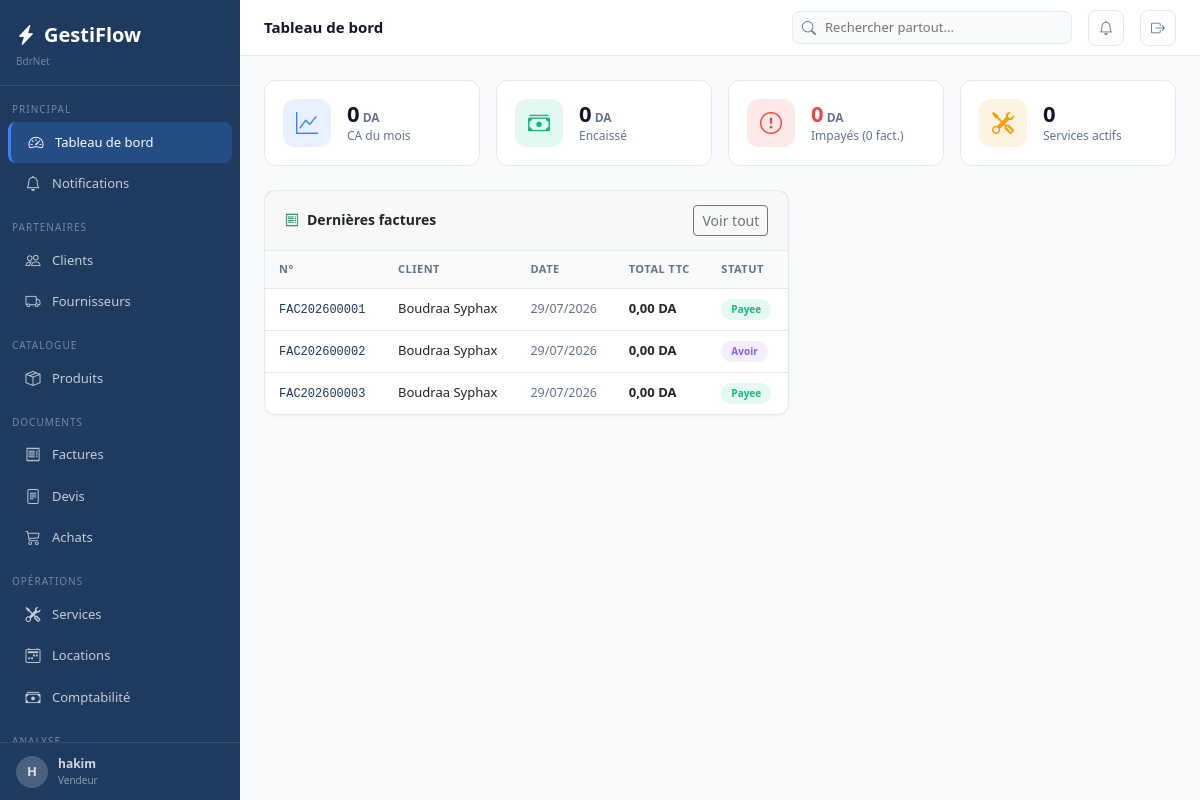
Screenshot of / (signed in) with the database file from the repository.
### apps/core/models.py (models this page shows, shortened)
class Parametre(models.Model):
    cle         = models.CharField(max_length=100, unique=True)
    valeur      = models.TextField(blank=True)
    description = models.CharField(max_length=200, blank=True)
    class Meta:
        verbose_name        = "Parametre"
        verbose_name_plural = "Parametres"
    @classmethod
    def get(cls, cle, defaut=''):
        try:
            return cls.objects.get(cle=cle).valeur
        except cls.DoesNotExist:
            return defaut

### apps/authentication/models.py (models this page shows, shortened)
class Utilisateur(AbstractUser):
    class Role(models.TextChoices):
        ADMIN       = 'admin',       'Administrateur'
        MANAGER     = 'manager',     'Manager'
        VENDEUR     = 'vendeur',     'Vendeur'
        TECHNICIEN  = 'technicien',  'Technicien'
        COMPTABLE   = 'comptable',   'Comptable'
        CAISSIER    = 'caissier',    'Caissier'
    role            = models.CharField(max_length=20, choices=Role.choices, default=Role.VENDEUR)
    telephone       = models.CharField(max_length=20, blank=True)
    actif           = models.BooleanField(default=True)
    derniere_activite = models.DateTimeField(null=True, blank=True)
    photo           = models.ImageField(upload_to='utilisateurs/', null=True, blank=True)
    class Meta:
        verbose_name        = "Utilisateur"
        verbose_name_plural = "Utilisateurs"
    @property
    def est_admin(self):
        return self.role == self.Role.ADMIN or self.is_superuser

### apps/ventes/models.py (models this page shows, shortened)
class Facture(TimestampedModel):
    class Statut(models.TextChoices):
        BROUILLON  = 'brouillon',  'Brouillon'
        EN_ATTENTE = 'en_attente', 'En attente'
        PARTIELLE  = 'partielle',  'Partiellement payee'
        PAYEE      = 'payee',      'Payee'
        ANNULEE    = 'annulee',    'Annulee'
        AVOIR      = 'avoir',      'Avoir'
    numero         = models.CharField(max_length=20, unique=True, blank=True)
    client         = models.ForeignKey('clients.Client', on_delete=models.PROTECT, related_name='factures')
    vendeur        = models.ForeignKey(settings.AUTH_USER_MODEL, on_delete=models.SET_NULL, null=True, blank=True, related_name='factures_vendues')
    date_facture   = models.DateField(default=timezone.now)
    date_echeance  = models.DateField(null=True, blank=True)
    statut         = models.CharField(max_length=20, choices=Statut.choices, default=Statut.BROUILLON)
    remise_globale = models.DecimalField(max_digits=5, decimal_places=2, default=0)
    sous_total_ht  = models.DecimalField(max_digits=14, decimal_places=2, default=0)
    montant_remise = models.DecimalField(max_digits=14, decimal_places=2, default=0)
    total_ht       = models.DecimalField(max_digits=14, decimal_places=2, default=0)
    total_tva      = models.DecimalField(max_digits=14, decimal_places=2, default=0)
    total_ttc      = models.DecimalField(max_digits=14, decimal_places=2, default=0)
    montant_paye   = models.DecimalField(max_digits=14, decimal_places=2, default=0)
    notes          = models.TextField(blank=True)
    conditions     = models.TextField(blank=True)
    class Meta:
        verbose_name = "Facture"
        ordering     = ['-date_facture','-cree_le']

### apps/clients/models.py (models this page shows, shortened)
class Client(TimestampedModel, SoftDeleteModel, Adresse):
    class TypeClient(models.TextChoices):
        PARTICULIER    = 'particulier',    'Particulier'
        ENTREPRISE     = 'entreprise',     'Entreprise'
        ADMINISTRATION = 'administration', 'Administration'
    code             = models.CharField(max_length=20, unique=True, blank=True)
    nom              = models.CharField(max_length=200)
    type_client      = models.CharField(max_length=20, choices=TypeClient.choices, default=TypeClient.PARTICULIER)
    telephone        = models.CharField(max_length=20, blank=True)
    telephone2       = models.CharField(max_length=20, blank=True)
    email            = models.EmailField(blank=True)
    registre_commerce = models.CharField(max_length=50, blank=True)
    nif              = models.CharField(max_length=20, blank=True)
    nis              = models.CharField(max_length=20, blank=True)
    limite_credit    = models.DecimalField(max_digits=14, decimal_places=2, default=0)
    remise_defaut    = models.DecimalField(max_digits=5,  decimal_places=2, default=0)
    notes            = models.TextField(blank=True)
    actif            = models.BooleanField(default=True)
    class Meta:
        verbose_name        = "Client"
        verbose_name_plural = "Clients"
        ordering            = ['nom']

### apps/dashboard/views.py (the view)
# urls.py: path('', views.index, name='index'),
@login_required
def index(request):
    today = timezone.now().date()
    ctx   = {}
    try:
        from apps.ventes.models import Facture
        ctx['ca_mois']        = Facture.objects.filter(date_facture__month=today.month, date_facture__year=today.year, statut__in=['en_attente','partielle','payee']).aggregate(t=Sum('total_ttc'))['t'] or 0
        ctx['montant_encaisse']= Facture.objects.filter(date_facture__month=today.month, date_facture__year=today.year).aggregate(t=Sum('montant_paye'))['t'] or 0
        ctx['factures_impayees']= Facture.objects.filter(statut__in=['en_attente','partielle']).aggregate(t=Sum('total_ttc'))['t'] or 0
        ctx['nb_impayees']     = Facture.objects.filter(statut__in=['en_attente','partielle']).count()
        ctx['dernieres_factures'] = Facture.objects.select_related('client').order_by('-date_facture')[:8]
    except Exception as e:
        print(f"Error in dashboard view: {e}")
    try:
        from apps.clients.models import Client
        ctx['nouveaux_clients'] = Client.objects.filter(cree_le__month=today.month, cree_le__year=today.year, supprime=False).count()
    except Exception: pass
    try:
        from apps.produits.models import Produit
        ctx['valeur_stock']    = Produit.objects.filter(actif=True, supprime=False).aggregate(v=Sum(F('quantite_stock')*F('prix_achat')))['v'] or 0
        ctx['produits_alerte'] = Produit.objects.filter(quantite_stock__lte=F('seuil_alerte'), actif=True, supprime=False).order_by('quantite_stock')[:5]
    except Exception: pass
    try:
        from apps.services.models import OrdreDeTravail
        ctx['services_actifs'] = OrdreDeTravail.objects.filter(statut__in=['en_attente','en_cours']).count()
        ctx['services_en_cours'] = OrdreDeTravail.objects.filter(statut='en_cours').select_related('client','technicien').order_by('-cree_le')[:5]
    except Exception: pass
    try:
        from apps.locations.models import Location
        ctx['locations_retard'] = Location.objects.filter(statut='en_cours', date_fin_prevue__lt=timezone.now()).count()
    except Exception: pass
    return render(request, 'dashboard/index.html', ctx)

### templates/dashboard/index.html (shortened to what this page needs)
{% extends 'base.html' %}
{% load humanize %}
{% block topbar_title %}Tableau de bord{% endblock %}
{% block content %}
<div class="row g-3 mb-4">
  <div class="col-6 col-xl-3"><div class="kpi-card"><div class="kpi-icon blue"><i class="bi bi-graph-up"></i></div><div><div class="kpi-value">{{ ca_mois|default:0|floatformat:0|intcomma }}<small style="font-size:12px;color:var(--text-secondary);"> DA</small></div><div class="kpi-label">CA du mois</div></div></div></div>
  <div class="col-6 col-xl-3"><div class="kpi-card"><div class="kpi-icon green"><i class="bi bi-cash-stack"></i></div><div><div class="kpi-value">{{ montant_encaisse|default:0|floatformat:0|intcomma }}<small style="font-size:12px;color:var(--text-secondary);"> DA</small></div><div class="kpi-label">Encaissé</div></div></div></div>
  <div class="col-6 col-xl-3"><div class="kpi-card"><div class="kpi-icon red"><i class="bi bi-exclamation-circle"></i></div><div><div class="kpi-value" style="color:#ef4444;">{{ factures_impayees|default:0|floatformat:0|intcomma }}<small style="font-size:12px;color:var(--text-secondary);"> DA</small></div><div class="kpi-label">Impayés ({{ nb_impayees|default:0 }} fact.)</div></div></div></div>
  <div class="col-6 col-xl-3"><div class="kpi-card"><div class="kpi-icon orange"><i class="bi bi-tools"></i></div><div><div class="kpi-value">{{ services_actifs|default:0 }}</div><div class="kpi-label">Services actifs</div></div></div></div>
</div>
<div class="row g-3">
  <div class="col-12 col-lg-7">
    <div class="card">
      <div class="card-header"><h6 class="card-title"><i class="bi bi-receipt me-2 text-success"></i>Dernières factures</h6><a href="{% url 'ventes:liste' %}" class="btn btn-sm btn-outline-secondary">Voir tout</a></div>
      <div style="overflow-x:auto;">
        <table class="table-modern">
        <thead>
        <tr><th>N°</th><th>Client</th><th>Date</th><th>Total TTC</th><th>Statut</th></tr></thead>
        <tbody>{% for f in dernieres_factures %}
          <tr><td><a href="{% url 'ventes:detail' f.pk %}" style="font-family:monospace;font-size:12px;color:var(--primary);text-decoration:none;">{{ f.numero }}</a></td>
          <td style="font-weight:500;">{{ f.client.nom }}</td>
          <td style="color:var(--text-secondary);font-size:12.5px;">{{ f.date_facture|date:"d/m/Y" }}</td>
          <td style="font-weight:600;">{{ f.total_ttc|floatformat:2|intcomma }} DA</td>
          <td><span class="badge-status badge-{{ f.statut }}" style="font-size:10px;">{{ f.get_statut_display }}</span></td></tr>
        {% empty %}<tr><td colspan="5" class="text-center py-4" style="color:var(--text-secondary);">Aucune facture</td></tr>{% endfor %}
        </tbody>
      </table></div>
    </div>
  </div>
  <div class="col-12 col-lg-5">
  </div>
</div>
{% endblock %}

### templates/base.html (shortened to what this page needs)
<!DOCTYPE html>
<html lang="fr">
<head>
<link rel="stylesheet" href="https://cdn.jsdelivr.net/npm/bootstrap@5.3.3/dist/css/bootstrap.min.css">
<link rel="stylesheet" href="https://cdn.jsdelivr.net/npm/bootstrap-icons@1.11.3/font/bootstrap-icons.min.css">
</head>
<body>
{% if user.is_authenticated %}
<nav class="sidebar">
  <div class="sidebar-nav">
    <div class="sidebar-logo">
      <a class="sidebar-logo-text" href="{% url 'dashboard:index' %}"><i class="bi bi-lightning-charge-fill me-2"></i>GestiFlow</a>
      <div style="font-size:10px;color:rgba(255,255,255,.4);margin-top:4px;">{{ ENTREPRISE.NOM_ENTREPRISE }}</div>
    </div>
    <div class="sidebar-section">Principal</div>
    <a href="{% url 'dashboard:index' %}" class="sidebar-item {% if request.resolver_match.app_name == 'dashboard' %}active{% endif %}"><i class="bi bi-speedometer2"></i><span>Tableau de bord</span></a>
    <a href="{% url 'core:notifications' %}" class="sidebar-item"><i class="bi bi-bell" ></i><span>Notifications</span></a>
    <div class="sidebar-section">Partenaires</div>
    <a href="{% url 'clients:liste' %}" class="sidebar-item {% if request.resolver_match.app_name == 'clients' %}active{% endif %}"><i class="bi bi-people"></i><span>Clients</span></a>
    <a href="{% url 'fournisseurs:liste' %}" class="sidebar-item {% if request.resolver_match.app_name == 'fournisseurs' %}active{% endif %}"><i class="bi bi-truck"></i><span>Fournisseurs</span></a>
    <div class="sidebar-section">Catalogue</div>
    <a href="{% url 'produits:liste' %}" class="sidebar-item "><i class="bi bi-box-seam"></i><span>Produits</span></a>
    <div class="sidebar-section">Documents</div>
    <a href="{% url 'ventes:liste' %}" class="sidebar-item {% if request.resolver_match.app_name == 'ventes' %}active{% endif %}"><i class="bi bi-receipt"></i><span>Factures</span></a>
    <a href="{% url 'devis:liste' %}" class="sidebar-item {% if request.resolver_match.app_name == 'devis' %}active{% endif %}"><i class="bi bi-file-text"></i><span>Devis</span></a>
    <a href="{% url 'achats:liste' %}" class="sidebar-item {% if request.resolver_match.app_name == 'achats' %}active{% endif %}"><i class="bi bi-cart3"></i><span>Achats</span></a>
    <div class="sidebar-section">Opérations</div>
    <a href="{% url 'services:liste' %}" class="sidebar-item {% if request.resolver_match.app_name == 'services' %}active{% endif %}"><i class="bi bi-tools"></i><span>Services</span></a>
    <a href="{% url 'locations:liste' %}" class="sidebar-item {% if request.resolver_match.app_name == 'locations' %}active{% endif %}"><i class="bi bi-calendar2-week"></i><span>Locations</span></a>
    <a href="{% url 'comptabilite:historique' %}" class="sidebar-item {% if request.resolver_match.app_name == 'comptabilite' %}active{% endif %}"><i class="bi bi-cash-stack"></i><span>Comptabilité</span></a>
    <div class="sidebar-section">Analyse</div>
  </div>
  <div class="sidebar-footer">
    <a href="{% url 'auth:profil' %}" style="display:flex;align-items:center;gap:10px;text-decoration:none;color:rgba(255,255,255,.8);">
      <div style="width:32px;height:32px;border-radius:50%;background:rgba(255,255,255,.2);display:flex;align-items:center;justify-content:center;font-size:13px;font-weight:700;">{{ user.first_name.0|default:user.username.0|upper }}</div>
      <div><div style="font-size:12px;font-weight:600;">{{ user.get_full_name|default:user.username }}</div><div style="font-size:10px;color:rgba(255,255,255,.5);">{{ user.get_role_display }}</div></div>
    </a>
  </div>
</nav>
<div class="main-content">
<div class="topbar">
  <div class="topbar-title">{% block topbar_title %}{% endblock %}</div>
    <div class="topbar-search" style="position:relative;">
      <i class="bi bi-search"></i>
      <input type="text" id="globalSearch" placeholder="Rechercher partout..." autocomplete="off">
    </div>
    <a href="{% url 'core:notifications' %}" class="topbar-btn" title="Notifications">
      <i class="bi bi-bell{% if notifications_count %}-fill{% endif %}" {% if notifications_count %}style="color:#f59e0b"{% endif %}></i>
    </a>
    <a href="{% url 'auth:deconnexion' %}" class="topbar-btn" title="Déconnexion"><i class="bi bi-box-arrow-right"></i></a>
  </div>
  <div class="content-area">
    {% block content %}{% endblock %}
  </div>
</div>
{% endif %}
</body>
</html>

### rows the page displays
Parametre: NOM_ENTREPRISE "BdrNet"
Utilisateur: first_name.0 "H", get_full_name "hakim", role "Vendeur"
Facture: numero "FAC202600001", client.nom "Boudraa Syphax", date_facture "29/07/2026", total_ttc "0,00", statut "Payee"
Facture: numero "FAC202600002", client.nom "Boudraa Syphax", date_facture "29/07/2026", total_ttc "0,00", statut "Avoir"
Facture: numero "FAC202600003", client.nom "Boudraa Syphax", date_facture "29/07/2026", total_ttc "0,00", statut "Payee"

### other values shown
{{ ca_mois|default:0|floatformat:0|intcomma }} "0"
{{ montant_encaisse|default:0|floatformat:0|intcomma }} "0"
{{ factures_impayees|default:0|floatformat:0|intcomma }} "0"
{{ nb_impayees|default:0 }} "0"
{{ services_actifs|default:0 }} "0"
